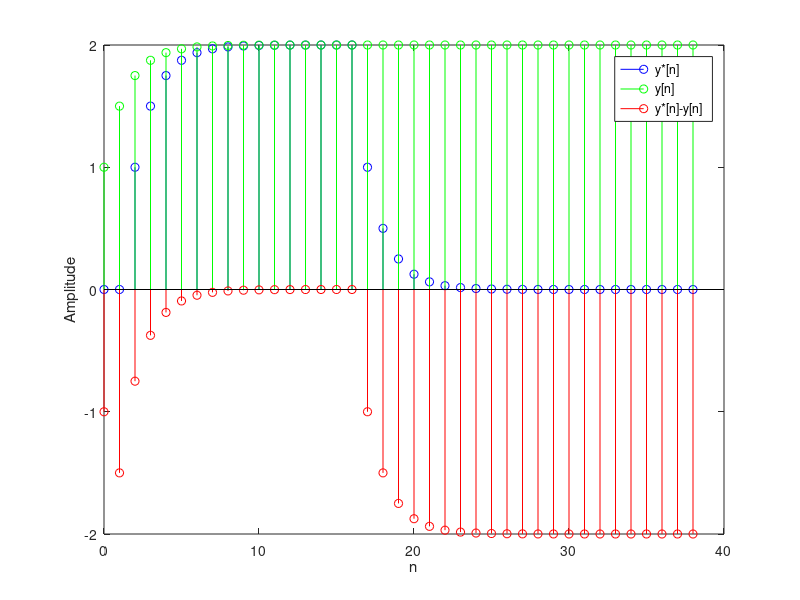

This chart was generated by the following MATLAB code:
clear;
clc;
nx=0:24;
x=(0.5.^(nx-2)).*(nx>=2); % x[n]
nh=0:14;
h=ones(1,15); % h[n]
y=conv(h,x);
ny=0:38;
stem(ny,y,'b'); % truncated output
hold on;
stem(ny,2-2.^(-ny),'g'); % analytical output
hold on;
stem(ny,y-2+2.^(-ny),'r'); % difference between the two
% outputs
xlabel('n');
ylabel('Amplitude');
legend('y*[n]','y[n]','y*[n]-y[n]');